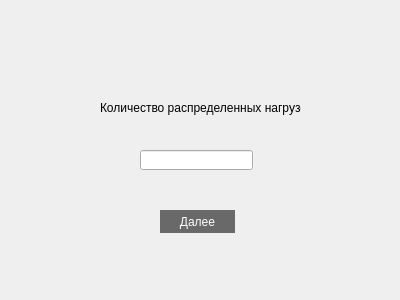
<?xml version="1.0" encoding="UTF-8"?>
<ui version="4.0">
 <class>Count_nagruzkaR</class>
 <widget class="QDialog" name="Count_nagruzkaR">
  <property name="geometry">
   <rect>
    <x>0</x>
    <y>0</y>
    <width>400</width>
    <height>300</height>
   </rect>
  </property>
  <property name="windowTitle">
   <string>Dialog</string>
  </property>
  <widget class="QLineEdit" name="lineEdit">
   <property name="geometry">
    <rect>
     <x>140</x>
     <y>150</y>
     <width>113</width>
     <height>20</height>
    </rect>
   </property>
  </widget>
  <widget class="QLabel" name="label">
   <property name="geometry">
    <rect>
     <x>100</x>
     <y>100</y>
     <width>201</width>
     <height>16</height>
    </rect>
   </property>
   <property name="text">
    <string>Количество распределенных нагрузок</string>
   </property>
  </widget>
  <widget class="QPushButton" name="pushButton">
   <property name="geometry">
    <rect>
     <x>160</x>
     <y>210</y>
     <width>75</width>
     <height>23</height>
    </rect>
   </property>
   <property name="styleSheet">
    <string notr="true"> font: 12pt &quot;Times New Roman&quot;;
 color:white;
background: #696969;;
border: 2px solid #696969;
border-radius: 12px; /* Радиус закругленых углов кнопки */</string>
   </property>
   <property name="text">
    <string>Далее</string>
   </property>
  </widget>
 </widget>
 <resources/>
 <connections/>
</ui>
